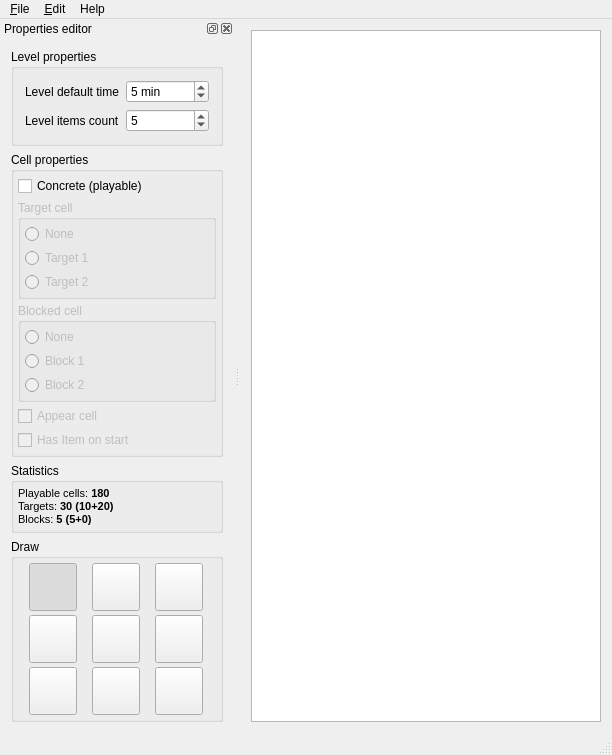
<?xml version="1.0" encoding="UTF-8"?>
<ui version="4.0">
 <class>MainWindow</class>
 <widget class="QMainWindow" name="MainWindow">
  <property name="geometry">
   <rect>
    <x>0</x>
    <y>0</y>
    <width>612</width>
    <height>730</height>
   </rect>
  </property>
  <property name="windowTitle">
   <string>JAG Level Editor v0.1.0</string>
  </property>
  <widget class="QWidget" name="centralWidget">
   <layout class="QGridLayout" name="gridLayout_8">
    <item row="0" column="0">
     <widget class="LevelWidget" name="twLevel">
      <property name="minimumSize">
       <size>
        <width>100</width>
        <height>100</height>
       </size>
      </property>
      <property name="contextMenuPolicy">
       <enum>Qt::NoContextMenu</enum>
      </property>
      <property name="iconSize">
       <size>
        <width>48</width>
        <height>48</height>
       </size>
      </property>
      <property name="gridStyle">
       <enum>Qt::DotLine</enum>
      </property>
      <attribute name="horizontalHeaderDefaultSectionSize">
       <number>56</number>
      </attribute>
      <attribute name="horizontalHeaderMinimumSectionSize">
       <number>56</number>
      </attribute>
      <attribute name="verticalHeaderDefaultSectionSize">
       <number>56</number>
      </attribute>
      <attribute name="verticalHeaderMinimumSectionSize">
       <number>56</number>
      </attribute>
     </widget>
    </item>
   </layout>
  </widget>
  <widget class="QMenuBar" name="menuBar">
   <property name="geometry">
    <rect>
     <x>0</x>
     <y>0</y>
     <width>612</width>
     <height>24</height>
    </rect>
   </property>
   <widget class="QMenu" name="menu_File">
    <property name="title">
     <string>&amp;File</string>
    </property>
    <addaction name="actionNew"/>
    <addaction name="action_Open"/>
    <addaction name="action_Save"/>
    <addaction name="actionSave_as"/>
    <addaction name="separator"/>
    <addaction name="actionCreate_levelpack"/>
    <addaction name="actionExtract_levelpack"/>
    <addaction name="separator"/>
    <addaction name="actionE_xit"/>
   </widget>
   <widget class="QMenu" name="menu_Edit">
    <property name="title">
     <string>&amp;Edit</string>
    </property>
    <addaction name="actionShow_properties"/>
   </widget>
   <widget class="QMenu" name="menuHelp">
    <property name="title">
     <string>Help</string>
    </property>
    <addaction name="actionAbout"/>
   </widget>
   <addaction name="menu_File"/>
   <addaction name="menu_Edit"/>
   <addaction name="menuHelp"/>
  </widget>
  <widget class="QStatusBar" name="statusBar"/>
  <widget class="QDockWidget" name="dockWidget">
   <property name="floating">
    <bool>true</bool>
   </property>
   <property name="windowTitle">
    <string>Properties editor</string>
   </property>
   <attribute name="dockWidgetArea">
    <number>1</number>
   </attribute>
   <widget class="QWidget" name="dockWidgetContents">
    <layout class="QGridLayout" name="gridLayout_7">
     <item row="0" column="0">
      <widget class="QGroupBox" name="groupBox">
       <property name="title">
        <string>Level properties</string>
       </property>
       <layout class="QGridLayout" name="gridLayout">
        <item row="0" column="0">
         <widget class="QLabel" name="label_6">
          <property name="text">
           <string>Level default time</string>
          </property>
         </widget>
        </item>
        <item row="0" column="1">
         <widget class="QSpinBox" name="sbTime">
          <property name="suffix">
           <string> min</string>
          </property>
          <property name="minimum">
           <number>1</number>
          </property>
          <property name="maximum">
           <number>10000</number>
          </property>
          <property name="value">
           <number>5</number>
          </property>
         </widget>
        </item>
        <item row="1" column="0">
         <widget class="QLabel" name="label_7">
          <property name="text">
           <string>Level items count</string>
          </property>
         </widget>
        </item>
        <item row="1" column="1">
         <widget class="QSpinBox" name="sbItems">
          <property name="suffix">
           <string/>
          </property>
          <property name="minimum">
           <number>2</number>
          </property>
          <property name="maximum">
           <number>6</number>
          </property>
          <property name="value">
           <number>5</number>
          </property>
         </widget>
        </item>
       </layout>
      </widget>
     </item>
     <item row="1" column="0">
      <widget class="QGroupBox" name="gbProperties">
       <property name="title">
        <string>Cell properties</string>
       </property>
       <layout class="QGridLayout" name="gridLayout_4">
        <property name="margin">
         <number>4</number>
        </property>
        <property name="spacing">
         <number>4</number>
        </property>
        <item row="0" column="0">
         <widget class="QCheckBox" name="cbConcrete">
          <property name="text">
           <string>Concrete (playable)</string>
          </property>
          <property name="icon">
           <iconset resource="editor.qrc">
            <normaloff>:/images/concrete.png</normaloff>:/images/concrete.png</iconset>
          </property>
          <property name="tristate">
           <bool>false</bool>
          </property>
         </widget>
        </item>
        <item row="1" column="0">
         <widget class="QGroupBox" name="gbTarget">
          <property name="enabled">
           <bool>false</bool>
          </property>
          <property name="title">
           <string>Target cell</string>
          </property>
          <layout class="QGridLayout" name="gridLayout_2">
           <property name="margin">
            <number>4</number>
           </property>
           <property name="spacing">
            <number>4</number>
           </property>
           <item row="0" column="0">
            <widget class="QRadioButton" name="rbNoTarget">
             <property name="text">
              <string>None</string>
             </property>
             <property name="icon">
              <iconset resource="editor.qrc">
               <normaloff>:/images/concrete.png</normaloff>:/images/concrete.png</iconset>
             </property>
             <property name="checkable">
              <bool>true</bool>
             </property>
             <property name="autoExclusive">
              <bool>true</bool>
             </property>
            </widget>
           </item>
           <item row="1" column="0">
            <widget class="QRadioButton" name="rbTarget1">
             <property name="text">
              <string>Target 1</string>
             </property>
             <property name="icon">
              <iconset resource="editor.qrc">
               <normaloff>:/images/target1.png</normaloff>:/images/target1.png</iconset>
             </property>
            </widget>
           </item>
           <item row="2" column="0">
            <widget class="QRadioButton" name="rbTarget2">
             <property name="text">
              <string>Target 2</string>
             </property>
             <property name="icon">
              <iconset resource="editor.qrc">
               <normaloff>:/images/target2.png</normaloff>:/images/target2.png</iconset>
             </property>
            </widget>
           </item>
          </layout>
         </widget>
        </item>
        <item row="2" column="0">
         <widget class="QGroupBox" name="gbBlock">
          <property name="enabled">
           <bool>false</bool>
          </property>
          <property name="title">
           <string>Blocked cell</string>
          </property>
          <layout class="QGridLayout" name="gridLayout_3">
           <property name="margin">
            <number>4</number>
           </property>
           <property name="spacing">
            <number>4</number>
           </property>
           <item row="0" column="0">
            <widget class="QRadioButton" name="rbNoBlock">
             <property name="text">
              <string>None</string>
             </property>
             <property name="icon">
              <iconset resource="editor.qrc">
               <normaloff>:/images/concrete.png</normaloff>:/images/concrete.png</iconset>
             </property>
             <property name="checked">
              <bool>false</bool>
             </property>
             <property name="autoExclusive">
              <bool>true</bool>
             </property>
            </widget>
           </item>
           <item row="1" column="0">
            <widget class="QRadioButton" name="rbBlock1">
             <property name="text">
              <string>Block 1</string>
             </property>
             <property name="icon">
              <iconset resource="editor.qrc">
               <normaloff>:/images/block1.png</normaloff>:/images/block1.png</iconset>
             </property>
            </widget>
           </item>
           <item row="2" column="0">
            <widget class="QRadioButton" name="rbBlock2">
             <property name="text">
              <string>Block 2</string>
             </property>
             <property name="icon">
              <iconset resource="editor.qrc">
               <normaloff>:/images/block2.png</normaloff>:/images/block2.png</iconset>
             </property>
            </widget>
           </item>
          </layout>
         </widget>
        </item>
        <item row="3" column="0">
         <widget class="QCheckBox" name="cbAppear">
          <property name="enabled">
           <bool>false</bool>
          </property>
          <property name="text">
           <string>Appear cell</string>
          </property>
          <property name="icon">
           <iconset resource="editor.qrc">
            <normaloff>:/images/appear.png</normaloff>:/images/appear.png</iconset>
          </property>
          <property name="tristate">
           <bool>false</bool>
          </property>
         </widget>
        </item>
        <item row="4" column="0">
         <widget class="QCheckBox" name="cbItemOnStart">
          <property name="enabled">
           <bool>false</bool>
          </property>
          <property name="text">
           <string>Has Item on start</string>
          </property>
          <property name="icon">
           <iconset resource="editor.qrc">
            <normaloff>:/images/onstart.png</normaloff>:/images/onstart.png</iconset>
          </property>
          <property name="tristate">
           <bool>false</bool>
          </property>
         </widget>
        </item>
       </layout>
      </widget>
     </item>
     <item row="3" column="0">
      <widget class="QGroupBox" name="groupBox_4">
       <property name="title">
        <string>Statistics</string>
       </property>
       <layout class="QGridLayout" name="gridLayout_5">
        <property name="margin">
         <number>4</number>
        </property>
        <property name="spacing">
         <number>4</number>
        </property>
        <item row="0" column="0">
         <widget class="QLabel" name="lStatistics">
          <property name="text">
           <string>&lt;!DOCTYPE HTML PUBLIC &quot;-//W3C//DTD HTML 4.0//EN&quot; &quot;http://www.w3.org/TR/REC-html40/strict.dtd&quot;&gt;
&lt;html&gt;&lt;head&gt;&lt;meta name=&quot;qrichtext&quot; content=&quot;1&quot; /&gt;&lt;style type=&quot;text/css&quot;&gt;
p, li { white-space: pre-wrap; }
&lt;/style&gt;&lt;/head&gt;&lt;body style=&quot; font-family:'MS Shell Dlg 2'; font-size:8.25pt; font-weight:400; font-style:normal;&quot;&gt;
&lt;p style=&quot; margin-top:0px; margin-bottom:0px; margin-left:0px; margin-right:0px; -qt-block-indent:0; text-indent:0px;&quot;&gt;&lt;span style=&quot; font-size:8pt;&quot;&gt;Playable cells: &lt;/span&gt;&lt;span style=&quot; font-size:8pt; font-weight:600;&quot;&gt;180&lt;/span&gt;&lt;/p&gt;
&lt;p style=&quot; margin-top:0px; margin-bottom:0px; margin-left:0px; margin-right:0px; -qt-block-indent:0; text-indent:0px;&quot;&gt;&lt;span style=&quot; font-size:8pt;&quot;&gt;Targets: &lt;/span&gt;&lt;span style=&quot; font-size:8pt; font-weight:600;&quot;&gt;30 (10+20)&lt;/span&gt;&lt;/p&gt;
&lt;p style=&quot; margin-top:0px; margin-bottom:0px; margin-left:0px; margin-right:0px; -qt-block-indent:0; text-indent:0px;&quot;&gt;&lt;span style=&quot; font-size:8pt;&quot;&gt;Blocks: &lt;/span&gt;&lt;span style=&quot; font-size:8pt; font-weight:600;&quot;&gt;5 (5+0)&lt;/span&gt;&lt;/p&gt;&lt;/body&gt;&lt;/html&gt;</string>
          </property>
         </widget>
        </item>
       </layout>
      </widget>
     </item>
     <item row="5" column="0">
      <spacer name="verticalSpacer">
       <property name="orientation">
        <enum>Qt::Vertical</enum>
       </property>
       <property name="sizeHint" stdset="0">
        <size>
         <width>20</width>
         <height>11</height>
        </size>
       </property>
      </spacer>
     </item>
     <item row="4" column="0">
      <widget class="QGroupBox" name="gbDraw">
       <property name="title">
        <string>Draw</string>
       </property>
       <layout class="QGridLayout" name="gridLayout_6">
        <property name="margin">
         <number>4</number>
        </property>
        <property name="spacing">
         <number>4</number>
        </property>
        <item row="0" column="0">
         <widget class="QToolButton" name="tbSelect">
          <property name="minimumSize">
           <size>
            <width>48</width>
            <height>48</height>
           </size>
          </property>
          <property name="maximumSize">
           <size>
            <width>48</width>
            <height>48</height>
           </size>
          </property>
          <property name="toolTip">
           <string>Select</string>
          </property>
          <property name="text">
           <string/>
          </property>
          <property name="icon">
           <iconset resource="editor.qrc">
            <normaloff>:/images/cursor.png</normaloff>:/images/cursor.png</iconset>
          </property>
          <property name="iconSize">
           <size>
            <width>40</width>
            <height>40</height>
           </size>
          </property>
          <property name="checkable">
           <bool>true</bool>
          </property>
          <property name="checked">
           <bool>true</bool>
          </property>
          <property name="autoExclusive">
           <bool>true</bool>
          </property>
         </widget>
        </item>
        <item row="0" column="1">
         <widget class="QToolButton" name="tbNoPlace">
          <property name="minimumSize">
           <size>
            <width>48</width>
            <height>48</height>
           </size>
          </property>
          <property name="maximumSize">
           <size>
            <width>48</width>
            <height>48</height>
           </size>
          </property>
          <property name="toolTip">
           <string>Non-playable cell</string>
          </property>
          <property name="text">
           <string/>
          </property>
          <property name="icon">
           <iconset resource="editor.qrc">
            <normaloff>:/images/noplace.png</normaloff>:/images/noplace.png</iconset>
          </property>
          <property name="iconSize">
           <size>
            <width>40</width>
            <height>40</height>
           </size>
          </property>
          <property name="checkable">
           <bool>true</bool>
          </property>
          <property name="autoExclusive">
           <bool>true</bool>
          </property>
         </widget>
        </item>
        <item row="0" column="2">
         <widget class="QToolButton" name="tbConcrete">
          <property name="minimumSize">
           <size>
            <width>48</width>
            <height>48</height>
           </size>
          </property>
          <property name="maximumSize">
           <size>
            <width>48</width>
            <height>48</height>
           </size>
          </property>
          <property name="toolTip">
           <string>Clear cell</string>
          </property>
          <property name="text">
           <string/>
          </property>
          <property name="icon">
           <iconset resource="editor.qrc">
            <normaloff>:/images/concrete.png</normaloff>:/images/concrete.png</iconset>
          </property>
          <property name="iconSize">
           <size>
            <width>40</width>
            <height>40</height>
           </size>
          </property>
          <property name="checkable">
           <bool>true</bool>
          </property>
          <property name="autoExclusive">
           <bool>true</bool>
          </property>
         </widget>
        </item>
        <item row="1" column="0">
         <widget class="QToolButton" name="tbAppear">
          <property name="minimumSize">
           <size>
            <width>48</width>
            <height>48</height>
           </size>
          </property>
          <property name="maximumSize">
           <size>
            <width>48</width>
            <height>48</height>
           </size>
          </property>
          <property name="toolTip">
           <string>Appear cell (left button - draw, right - erase)</string>
          </property>
          <property name="text">
           <string/>
          </property>
          <property name="icon">
           <iconset resource="editor.qrc">
            <normaloff>:/images/appear.png</normaloff>:/images/appear.png</iconset>
          </property>
          <property name="iconSize">
           <size>
            <width>40</width>
            <height>40</height>
           </size>
          </property>
          <property name="checkable">
           <bool>true</bool>
          </property>
          <property name="autoExclusive">
           <bool>true</bool>
          </property>
         </widget>
        </item>
        <item row="1" column="1">
         <widget class="QToolButton" name="tbTarget1">
          <property name="minimumSize">
           <size>
            <width>48</width>
            <height>48</height>
           </size>
          </property>
          <property name="maximumSize">
           <size>
            <width>48</width>
            <height>48</height>
           </size>
          </property>
          <property name="toolTip">
           <string>Target 1 (left button - draw, right - erase)</string>
          </property>
          <property name="text">
           <string/>
          </property>
          <property name="icon">
           <iconset resource="editor.qrc">
            <normaloff>:/images/target1.png</normaloff>:/images/target1.png</iconset>
          </property>
          <property name="iconSize">
           <size>
            <width>40</width>
            <height>40</height>
           </size>
          </property>
          <property name="checkable">
           <bool>true</bool>
          </property>
          <property name="autoExclusive">
           <bool>true</bool>
          </property>
         </widget>
        </item>
        <item row="1" column="2">
         <widget class="QToolButton" name="tbTarget2">
          <property name="minimumSize">
           <size>
            <width>48</width>
            <height>48</height>
           </size>
          </property>
          <property name="maximumSize">
           <size>
            <width>48</width>
            <height>48</height>
           </size>
          </property>
          <property name="toolTip">
           <string>Target 2 (left button - draw, right - erase)</string>
          </property>
          <property name="text">
           <string/>
          </property>
          <property name="icon">
           <iconset resource="editor.qrc">
            <normaloff>:/images/target2.png</normaloff>:/images/target2.png</iconset>
          </property>
          <property name="iconSize">
           <size>
            <width>40</width>
            <height>40</height>
           </size>
          </property>
          <property name="checkable">
           <bool>true</bool>
          </property>
          <property name="autoExclusive">
           <bool>true</bool>
          </property>
         </widget>
        </item>
        <item row="2" column="0">
         <widget class="QToolButton" name="tbOnStart">
          <property name="minimumSize">
           <size>
            <width>48</width>
            <height>48</height>
           </size>
          </property>
          <property name="maximumSize">
           <size>
            <width>48</width>
            <height>48</height>
           </size>
          </property>
          <property name="toolTip">
           <string>Has item on start (left button - draw, right - erase)</string>
          </property>
          <property name="text">
           <string/>
          </property>
          <property name="icon">
           <iconset resource="editor.qrc">
            <normaloff>:/images/onstart.png</normaloff>:/images/onstart.png</iconset>
          </property>
          <property name="iconSize">
           <size>
            <width>40</width>
            <height>40</height>
           </size>
          </property>
          <property name="checkable">
           <bool>true</bool>
          </property>
          <property name="autoExclusive">
           <bool>true</bool>
          </property>
         </widget>
        </item>
        <item row="2" column="1">
         <widget class="QToolButton" name="tbBlock1">
          <property name="minimumSize">
           <size>
            <width>48</width>
            <height>48</height>
           </size>
          </property>
          <property name="maximumSize">
           <size>
            <width>48</width>
            <height>48</height>
           </size>
          </property>
          <property name="toolTip">
           <string>Block 1 (left button - draw, right - erase)</string>
          </property>
          <property name="text">
           <string/>
          </property>
          <property name="icon">
           <iconset resource="editor.qrc">
            <normaloff>:/images/block1.png</normaloff>:/images/block1.png</iconset>
          </property>
          <property name="iconSize">
           <size>
            <width>40</width>
            <height>40</height>
           </size>
          </property>
          <property name="checkable">
           <bool>true</bool>
          </property>
          <property name="autoExclusive">
           <bool>true</bool>
          </property>
         </widget>
        </item>
        <item row="2" column="2">
         <widget class="QToolButton" name="tbBlock2">
          <property name="minimumSize">
           <size>
            <width>48</width>
            <height>48</height>
           </size>
          </property>
          <property name="maximumSize">
           <size>
            <width>48</width>
            <height>48</height>
           </size>
          </property>
          <property name="toolTip">
           <string>Block 2 (left button - draw, right - erase)</string>
          </property>
          <property name="text">
           <string/>
          </property>
          <property name="icon">
           <iconset resource="editor.qrc">
            <normaloff>:/images/block2.png</normaloff>:/images/block2.png</iconset>
          </property>
          <property name="iconSize">
           <size>
            <width>40</width>
            <height>40</height>
           </size>
          </property>
          <property name="checkable">
           <bool>true</bool>
          </property>
          <property name="autoExclusive">
           <bool>true</bool>
          </property>
         </widget>
        </item>
       </layout>
      </widget>
     </item>
    </layout>
   </widget>
  </widget>
  <action name="action_Open">
   <property name="text">
    <string>&amp;Open...</string>
   </property>
  </action>
  <action name="action_Save">
   <property name="text">
    <string>&amp;Save</string>
   </property>
  </action>
  <action name="actionSave_as">
   <property name="text">
    <string>Save as...</string>
   </property>
  </action>
  <action name="actionE_xit">
   <property name="text">
    <string>E&amp;xit</string>
   </property>
  </action>
  <action name="actionSettings">
   <property name="text">
    <string>Settings...</string>
   </property>
  </action>
  <action name="actionShow_properties">
   <property name="checkable">
    <bool>true</bool>
   </property>
   <property name="checked">
    <bool>true</bool>
   </property>
   <property name="text">
    <string>Show properties</string>
   </property>
  </action>
  <action name="actionNew">
   <property name="text">
    <string>New</string>
   </property>
  </action>
  <action name="actionCreate_levelpack">
   <property name="text">
    <string>Create levelpack...</string>
   </property>
  </action>
  <action name="actionExtract_levelpack">
   <property name="text">
    <string>Extract levelpack...</string>
   </property>
  </action>
  <action name="actionAbout">
   <property name="text">
    <string>About</string>
   </property>
  </action>
 </widget>
 <layoutdefault spacing="6" margin="11"/>
 <customwidgets>
  <customwidget>
   <class>LevelWidget</class>
   <extends>QTableWidget</extends>
   <header>levelwidget.h</header>
  </customwidget>
 </customwidgets>
 <resources>
  <include location="editor.qrc"/>
 </resources>
 <connections/>
</ui>
